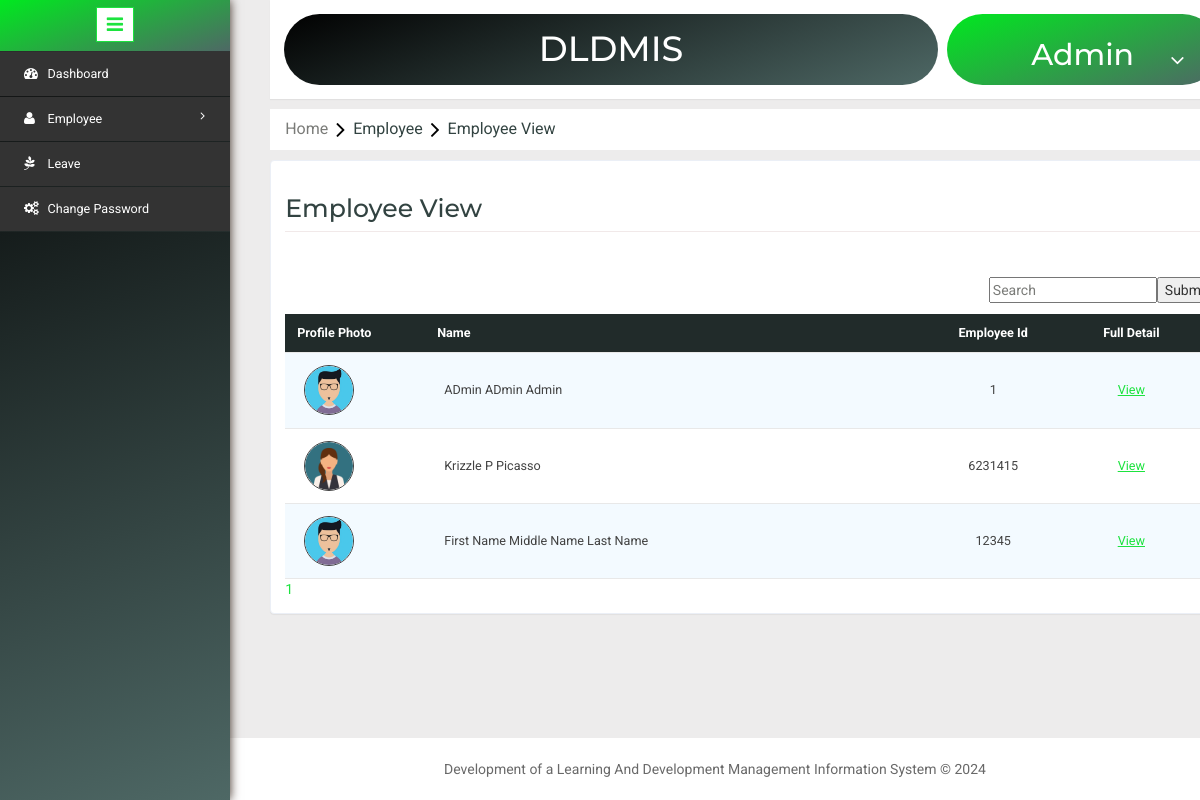
Before: /employeeview.php (signed in) with the older database file.
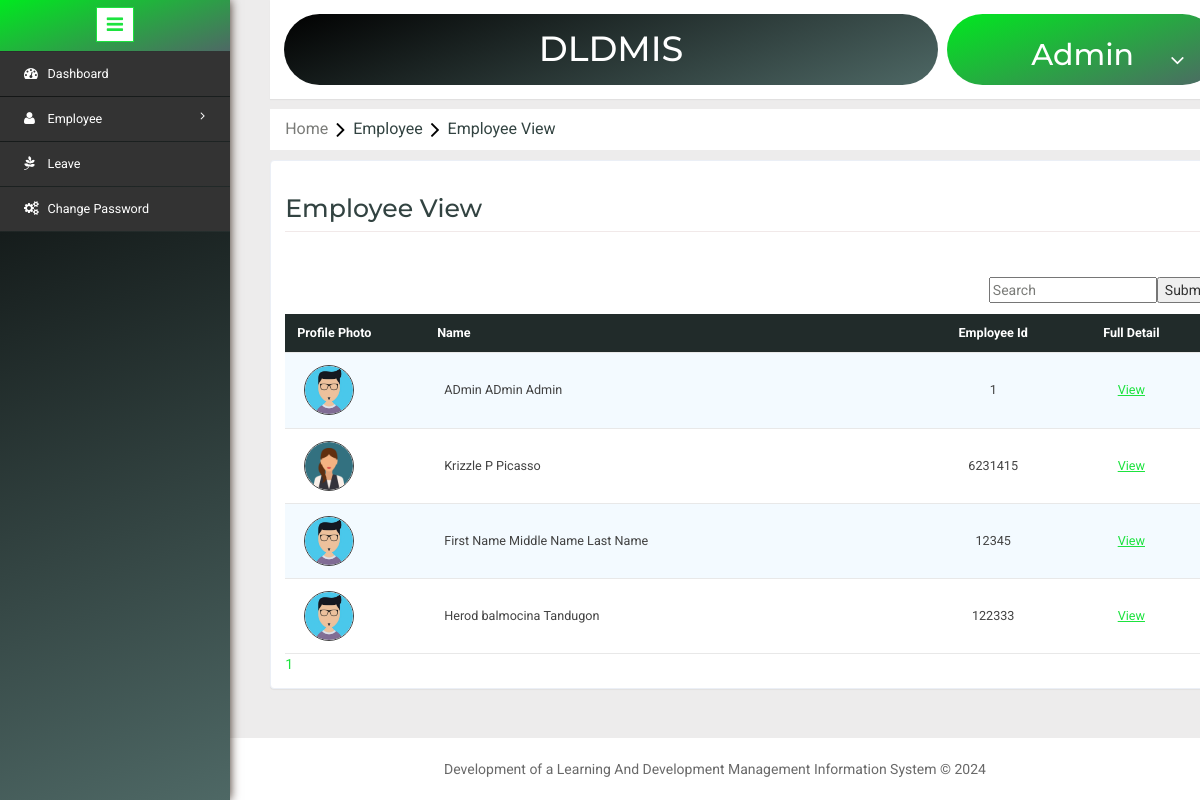
After: the same page with the newer database file.
### tables this page shows
CREATE TABLE `employee` (
  `EmpId` bigint(20) NOT NULL,
  `EmployeeId` varchar(11) NOT NULL,
  `FirstName` varchar(200) NOT NULL,
  `MiddleName` varchar(200) NOT NULL,
  `LastName` varchar(200) NOT NULL,
  `Birthdate` date NOT NULL,
  `Gender` int(10) NOT NULL,
  `Address1` varchar(500) NOT NULL,
  `Address2` varchar(500) NOT NULL,
  `Address3` varchar(500) NOT NULL,
  `CityId` int(11) NOT NULL,
  `Mobile` decimal(10,0) NOT NULL,
  `Email` varchar(200) NOT NULL,
  `Password` varchar(25) NOT NULL,
  `AadharNumber` varchar(25) NOT NULL,
  `MaritalStatus` int(11) NOT NULL,
  `PositionId` int(11) NOT NULL,
  `CreatedBy` bigint(20) NOT NULL,
  `CreatedDate` datetime NOT NULL,
  `ModifiedBy` bigint(20) DEFAULT NULL,
  `ModifiedDate` datetime DEFAULT NULL,
  `JoinDate` date NOT NULL,
  `LeaveDate` date DEFAULT NULL,
  `LastLogin` datetime DEFAULT NULL,
  `LastLogout` datetime DEFAULT NULL,
  `StatusId` int(11) NOT NULL,
  `RoleId` int(11) NOT NULL,
  `ImageName` varchar(1000) DEFAULT NULL,
  `MacAddress` varchar(25) NOT NULL
);

### employeeview.php (the view, shortened to what this page needs)
<?php include('header.php'); ?>
<?php
	$dbs = new database();
	$db=$dbs->connection();
	$page="";
	if(isset($_GET['search']))
	{
		$SearchName = $_GET['search'];
		$RecordeLimit = 10;
		$search = mysqli_query($db,"select count(EmpId) as total from employee where RoleId !='2' and (FirstName like '%".$SearchName."%' or MiddleName like '%".$SearchName."%' or LastName like '%".$SearchName."%' or EmployeeId like '%".$SearchName."%')");
		$SName = mysqli_fetch_array($search);
		$number_of_row =ceil($SName['total']/10);
		if(isset($_GET['bn']) &&intval($_GET['bn']) <= $number_of_row && intval($_GET['bn'] !=0))
		{
			$Skip = (intval($_GET["bn"]) * $RecordeLimit) - $RecordeLimit;
			$sql = mysqli_query($db,"select * from employee where RoleId !='2' and (FirstName like '%".$SearchName."%' or MiddleName like '%".$SearchName."%' or LastName like '%".$SearchName."%' or EmployeeId like '%".$SearchName."%') LIMIT $Skip,$RecordeLimit ");
		}
		else
		{
			$sql = mysqli_query($db,"select * from employee where RoleId !='2' and (FirstName like '%".$SearchName."%' or MiddleName like '%".$SearchName."%' or LastName like '%".$SearchName."%' or EmployeeId like '%".$SearchName."%') LIMIT $RecordeLimit");
		}
		for($i=0;$i<$number_of_row;$i++)
		{
			$d = $i+1;
			if(isset($_GET["search"]))
			{
				$page .= "<a href='?search=$SearchName&bn=$d'>$d</a>&nbsp &nbsp &nbsp";
			}
			else
			{
				$page .= "<a href='?bn=$d'>$d</a>&nbsp &nbsp &nbsp";
			}
		}
	}
	else if(isset($_GET['empid']))
	{
		$empid = $_GET['empid'];
		mysqli_query($db,"delete from employee where EmpId='$empid'");
		echo "<script>window.location='employeeview.php';</script>";
	}
	else
	{
		$RecordeLimit = 10;
		$search = mysqli_query($db,"select count(EmpId) as total from employee ");
		$SName = mysqli_fetch_array($search);
		$number_of_row =ceil($SName['total']/10);
		if(isset($_GET['bn']) && intval($_GET['bn']) <= $number_of_row && intval($_GET['bn'] != 0 ))
		{
			$Skip = (intval($_GET["bn"]) * $RecordeLimit) - $RecordeLimit;
			$sql = mysqli_query($db,"select * from employee where RoleId !='2' LIMIT $Skip,$RecordeLimit");
		}
		else
		{
			$sql = mysqli_query($db,"select * from employee where RoleId !='2' LIMIT $RecordeLimit");
		}
		for($i=0;$i<$number_of_row;$i++)
		{
			$d = $i+1;
		    $page .= "<a href='?bn=$d'>$d</a>&nbsp &nbsp &nbsp";
		}
	}
?>
<link rel="stylesheet" type="text/css" href="css/table-style.css" />
<ol class="breadcrumb" style="margin: 10px 0px ! important;">
    <li class="breadcrumb-item"><a href="Home.php">Home</a><i class="fa fa-angle-right"></i>Employee<i class="fa fa-angle-right"></i>Employee View</li>
</ol>
<div class="validation-system" style="margin-top: 0;">
<div class="validation-form">
 	<div>
		<div class="w3l-table-info">
		<h2>Employee View</h2>
		<br>
	  	<form method="GET" action="#">
			<input style="float: right;" type="submit" name="searchview">
			<input style="float: right;" placeholder="Search" value="<?php echo(isset($SearchName))?$SearchName:''; ?>" type="search-box" name="search"><br>
		</form>
		<table id="table">
		<thead>
			<tr>
				<th style="text-transform: capitalize;">Profile Photo</th>
				<th style="text-transform: capitalize;">Name</th>
				<th style="text-transform: capitalize; text-align: center;">Employee Id</th>
				<th style="text-transform: capitalize; text-align: center;">Full Detail</th>
			</tr>
		</thead>
		<tbody>
		<?php while($row = mysqli_fetch_assoc($sql)) { ?>
			<tr>
				<td style="width: 140px;"><img id="myImg" alt="<?php $fname= (isset($row['FirstName']))?$row['FirstName']:""; $mname=(isset($row['MiddleName']))?$row['MiddleName']:""; $lname=(isset($row['LastName']))?$row['LastName']:"";
					echo ucfirst($fname)."&nbsp;".$mname."&nbsp;".$lname; ?>" src="image/<?php echo $row['ImageName']; ?>" style="width: 50px;height: 50px;object-fit: cover;border-radius: 100%;border: 1px solid"></td>
				<td><?php $fname= (isset($row['FirstName']))?$row['FirstName']:""; $mname=(isset($row['MiddleName']))?$row['MiddleName']:""; $lname=(isset($row['LastName']))?$row['LastName']:"";echo ucfirst($fname)."&nbsp;".$mname."&nbsp;".$lname; ?></td>
				<td style="width: 105px;"><?php $emp = (isset($row['EmployeeId']))?$row['EmployeeId']:"";  echo ucfirst("<center>".$emp."</center>"); ?></td>
				<td style="text-align: center;"><a href="detailview.php?employeeid=<?php echo $row['EmpId'];?>"><u>View</u></a></td>
			</tr>
		<?php }?>
		</tbody>
		</table>
		<div><?php echo $page; ?></div>
		</div>
	</div>
 </div>
</div>
<?php include('footer.php'); ?>

### header.php (shortened to what this page needs)
<!DOCTYPE HTML>
<html>
<head>
<link href="css/bootstrap.min.css" rel='stylesheet' type='text/css' />
<link href="css/style.css" rel='stylesheet' type='text/css' />
<link rel="stylesheet" href="css/morris.css" type="text/css"/>
<link href="css/font-awesome.css" rel="stylesheet">
<link rel="stylesheet" href="css/icon-font.min.css" type='text/css' />
<link rel="stylesheet" type="text/css" href="dp/jquery.datetimepicker.css"/>
</head>
<body>
   <div class="page-container">
<div class="left-content">
	   <div class="mother-grid-inner">
				<div class="header-main">
					<div style="padding: 1.15em; margin-right: 0%; width: 70%;" class="logo-w3-agile">
						<h1 class="text-white">DLDMIS</h1>
					</div>
						<div class="profile_details w3l" style="float: right; width: 29%;">
								<ul>
									<li class="dropdown profile_details_drop">
										<a href="#" class="dropdown-toggle" data-toggle="dropdown" aria-expanded="false">
											<div >
												<div class="text-white">
													<h2>Admin</h2>
												</div>
												<i class="fa fa-angle-down"></i>
											</div>
										</a>
									</li>
								</ul>
							</div>
				</div>

### footer.php (shortened to what this page needs)
<div style="margin-top: -20px;" class="copyrights">
	 <p>Development of a Learning And Development Management Information System &copy; <?= date("Y") ?></p>
</div>
</div>
</div>
				<div class="sidebar-menu">
					<header class="logo1">
						<a href="#" class="sidebar-icon"> <span class="fa fa-bars"></span> </a>
					</header>
                           <div class="menu">
									<ul id="menu" >
										<li><a href="home.php"><i class="fa fa-tachometer"></i> <span>Dashboard	</span><div class="clearfix"></div></a></li>
										<li><a href="#"><i class="fa fa-user"></i><span>Employee</span><span class="fa fa-angle-right" style="float: right"></span><div class="clearfix"></div></a>
										</li>
										<li><a href="leaverequest.php"><i class="fa fa-pagelines"></i><span>Leave</span></a>
										</li>
							        	<li id="menu-academico" ><a href="changepassword.php"><i class="fa fa-cogs"></i><span>Change Password</span></a>
									 	</li>
								  </ul>
								</div>
							  </div>
							</div>
</body>
</html>

### css/table-style.css (style rules this page uses)
table { background: white; border-collapse: collapse; margin: 1.25em 0 0; width: 100%; }
table tr, table th, table td { border: none; border-bottom: 1px solid #e8e8e8; font-size: .95em; }
table th, table td { padding: 10px 12px; text-align: left; }
table th { background: #212b2a; color: #fff; text-transform: uppercase; }
table tr td { background: #f3faff; color: #424242; }
table tr:nth-of-type(2n+2) td { background: #ffffff; }
table { width: 100%; }

### header.php (style rules this page uses)
#myImg { border-radius: 5px; cursor: pointer; transition: 0.3s; }

Changed rows visible on the page:
added employee: ImageName (picture), FirstName "Herod", MiddleName "balmocina", LastName "Tandugon", EmployeeId "122333"
